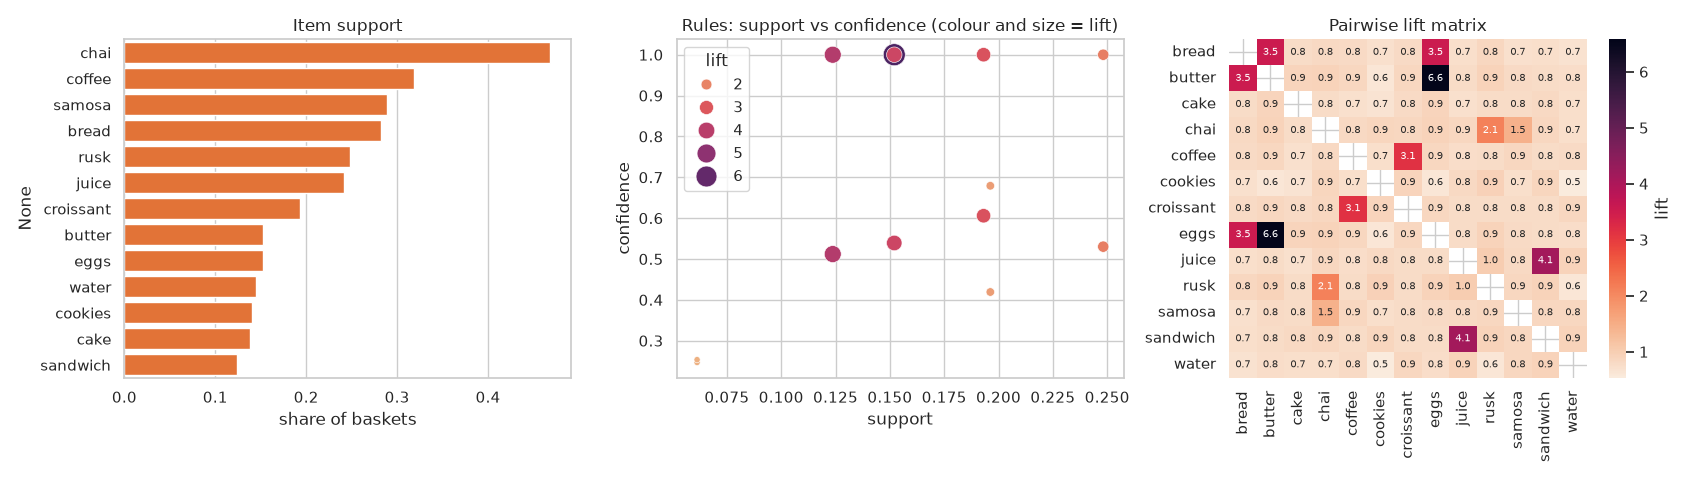

Write Python code to recreate this figure.
"""Full rule table (support, confidence, lift, leverage, conviction) and three Seaborn charts."""
import numpy as np
import pandas as pd
import seaborn as sns
import matplotlib.pyplot as plt
from mlxtend.preprocessing import TransactionEncoder
from mlxtend.frequent_patterns import fpgrowth, association_rules

rng = np.random.default_rng(3)
# A bakery-cafe: some items are bought together on purpose
combos = [(["chai", "rusk"], .22), (["coffee", "croissant"], .15), (["bread", "butter", "eggs"], .12),
          (["chai", "samosa"], .14), (["juice", "sandwich"], .10)]
singles = ["chai", "coffee", "bread", "cake", "juice", "cookies", "samosa", "water"]
baskets = []
for _ in range(3000):
    b = set()
    for combo, p in combos:
        if rng.random() < p:
            b.update(combo)
    b.update(rng.choice(singles, rng.integers(0, 3), replace=False))
    if b:
        baskets.append(sorted(str(x) for x in b))          # plain str (not numpy str) for mlxtend
te = TransactionEncoder(); onehot = pd.DataFrame(te.fit(baskets).transform(baskets), columns=te.columns_)
print("transactions:", len(onehot), "| items:", onehot.shape[1])

freq = fpgrowth(onehot, min_support=0.03, use_colnames=True)
rules = association_rules(freq, metric="lift", min_threshold=1.0)
# keep simple one-item -> one-item rules: long rules that glue two unrelated patterns together get inflated lifts
rules = rules[(rules.antecedents.apply(len) == 1) & (rules.consequents.apply(len) == 1)].copy()
rules["rule"] = rules.antecedents.apply(lambda s: "+".join(sorted(s))) + " -> " + rules.consequents.apply(lambda s: "+".join(sorted(s)))
top = rules.sort_values("lift", ascending=False).head(8)
print(top[["rule", "support", "confidence", "lift", "leverage", "conviction"]].round(3).to_string(index=False))

sns.set_theme(style="whitegrid")
fig, ax = plt.subplots(1, 3, figsize=(17, 4.8))
item_sup = onehot.mean().sort_values(ascending=False)
sns.barplot(x=item_sup.values, y=item_sup.index, ax=ax[0], color="#FF6B1A"); ax[0].set_title("Item support"); ax[0].set_xlabel("share of baskets")
sns.scatterplot(data=rules, x="support", y="confidence", hue="lift", size="lift", palette="flare", sizes=(20, 250), ax=ax[1])
ax[1].set_title("Rules: support vs confidence (colour and size = lift)")
co = onehot.T.astype(int) @ onehot.astype(int)
lift_m = (co / len(onehot)) / np.outer(item_sup.reindex(co.index), item_sup.reindex(co.columns))
lift_m = lift_m.mask(np.eye(len(lift_m), dtype=bool))       # hide the diagonal (item with itself)
sns.heatmap(lift_m, cmap="rocket_r", annot=True, fmt=".1f", annot_kws={"size": 7}, ax=ax[2], cbar_kws={"label": "lift"})
ax[2].set_title("Pairwise lift matrix")
fig.tight_layout(); fig.savefig("session-09_rules_seaborn.png", dpi=100); plt.show()
